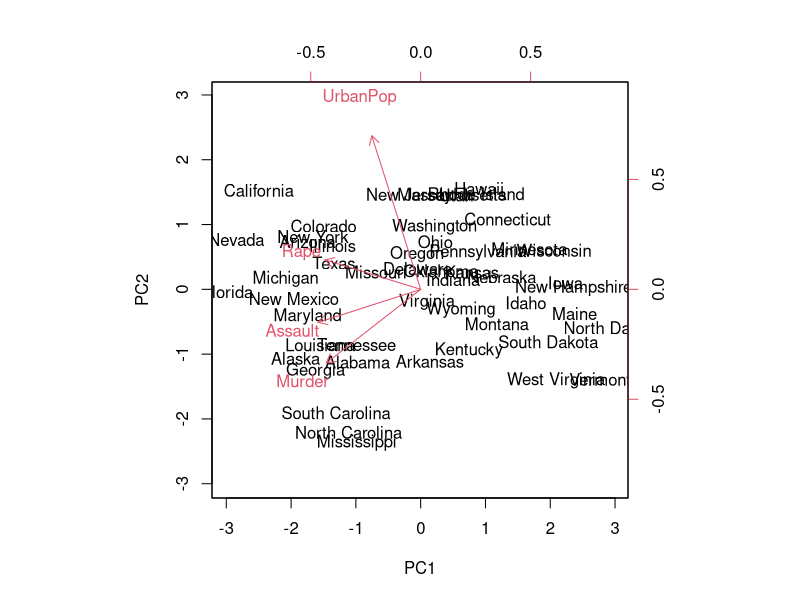
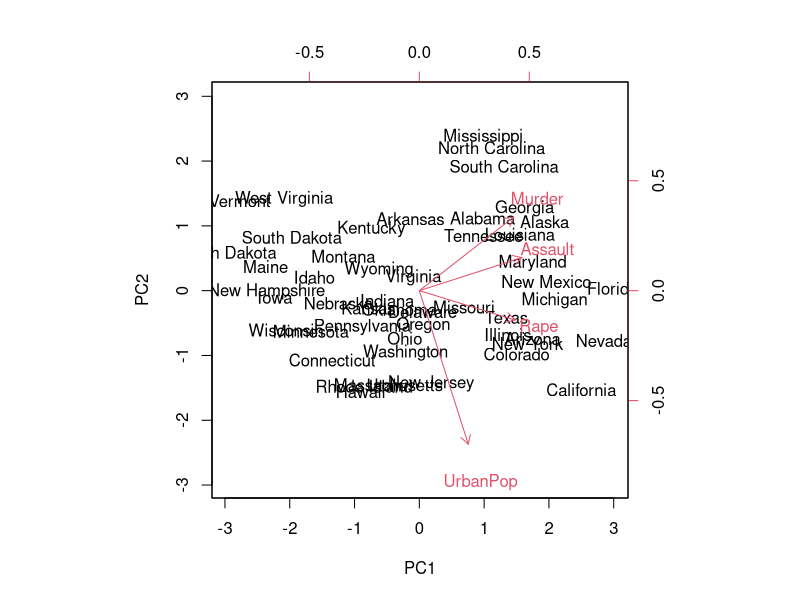
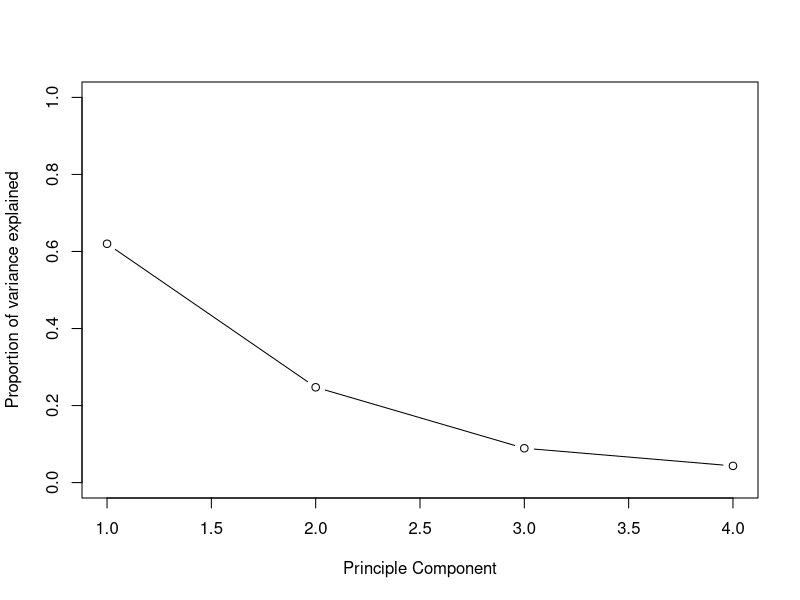
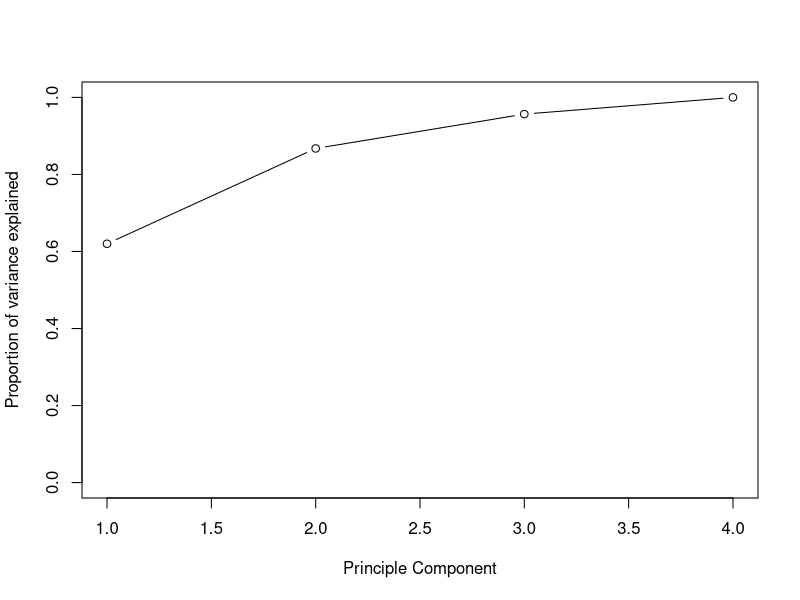

These charts were generated, in order, by the following R code:
states<-row.names(USArrests)
states
names(USArrests)
apply(USArrests,2,mean)
apply(USArrests,2,var)
pca1<-prcomp(USArrests,scale. = TRUE)
names(pca1)
pca1$center
pca1$scale
pca1$rotation
dim(pca1$x)
biplot(pca1,scale = 0)
pca1$rotation=-pca1$rotation
pca1$x=-pca1$x
biplot(pca1,scale = 0)
pca1$sdev  
pca1.var=pca1$sdev^2
pca1.var
#proportion of var explained
p<-pca1.var/sum(pca1.var)
p
plot(p,type = "b",ylim = c(0,1),xlab="Principle Component",ylab="Proportion of variance explained")
plot(cumsum(p),type = "b",ylim = c(0,1),xlab="Principle Component",ylab="Proportion of variance explained")
